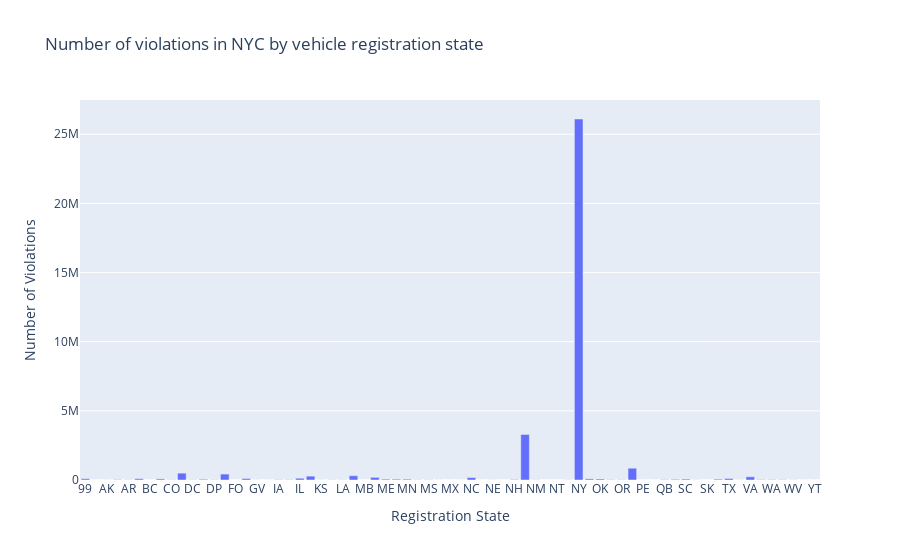

Notebook code for this chart:
### Code cell
fig = px.bar(nyc_reg_state, 
             x="registration_state", 
             y="plate_id",
             labels={
                     "registration_state" : "Registration State",
                     "plate_id" : "Number of Violations"
             },
             title="Number of violations in NYC by vehicle registration state")
fig.show()

### Figure 1 — Plotly figure (JSON) as saved in the notebook; plotly's stock layout.template omitted (floating-point values rounded to 4 significant figures)
{"data": [{"alignmentgroup": "True", "hovertemplate": "Registration State=%{x}<br>Number of Violations=%{y}<extra></extra>", "legendgroup": "", "marker": {"color": "#636efa", "pattern": {"shape": ""}}, "name": "", "offsetgroup": "", "orientation": "v", "showlegend": false, "textposition": "auto", "type": "bar", "x": ["99", "AB", "AK", "AL", "AR", "AZ", "BC", "CA", "CO", "CT", "DC", "DE", "DP", "FL", "FO", "GA", "GV", "HI", "IA", "ID", "IL", "IN", "KS", "KY", "LA", "MA", "MB", "MD", "ME", "MI", "MN", "MO", "MS", "MT", "MX", "NB", "NC", "ND", "NE", "NF", "NH", "NJ", "NM", "NS", "NT", "NV", "NY", "OH", "OK", "ON", "OR", "PA", "PE", "PR", "QB", "RI", "SC", "SD", "SK", "TN", "TX", "UT", "VA", "VT", "WA", "WI", "WV", "WY", "YT"], "xaxis": "x", "y": [93584, 1035, 3432, 23988, 10892, 92874, 828, 79625, 14152, 493915, 14536, 52693, 14333, 428982, 38, 108737, 3306, 1706, 19939, 18320, 127901, 277854, 4951, 13720, 10566, 309348, 113, 193144, 61357, 60440, 60478, 12938, 13970, 3008, 126, 515, 175158, 2054, 5953, 4, 33402, 3291929, 11466, 2257, 16, 7829, 26103695, 83471, 74840, 21188, 18719, 852419, 519, 770, 20049, 46519, 66734, 4738, 92, 61323, 108575, 4159, 231801, 25812, 23030, 17072, 7893, 1282, 23], "yaxis": "y"}], "layout": {"barmode": "relative", "legend": {"tracegroupgap": 0}, "title": {"text": "Number of violations in NYC by vehicle registration state"}, "xaxis": {"anchor": "y", "domain": [0, 1], "title": {"text": "Registration State"}}, "yaxis": {"anchor": "x", "domain": [0, 1], "title": {"text": "Number of Violations"}}}}
